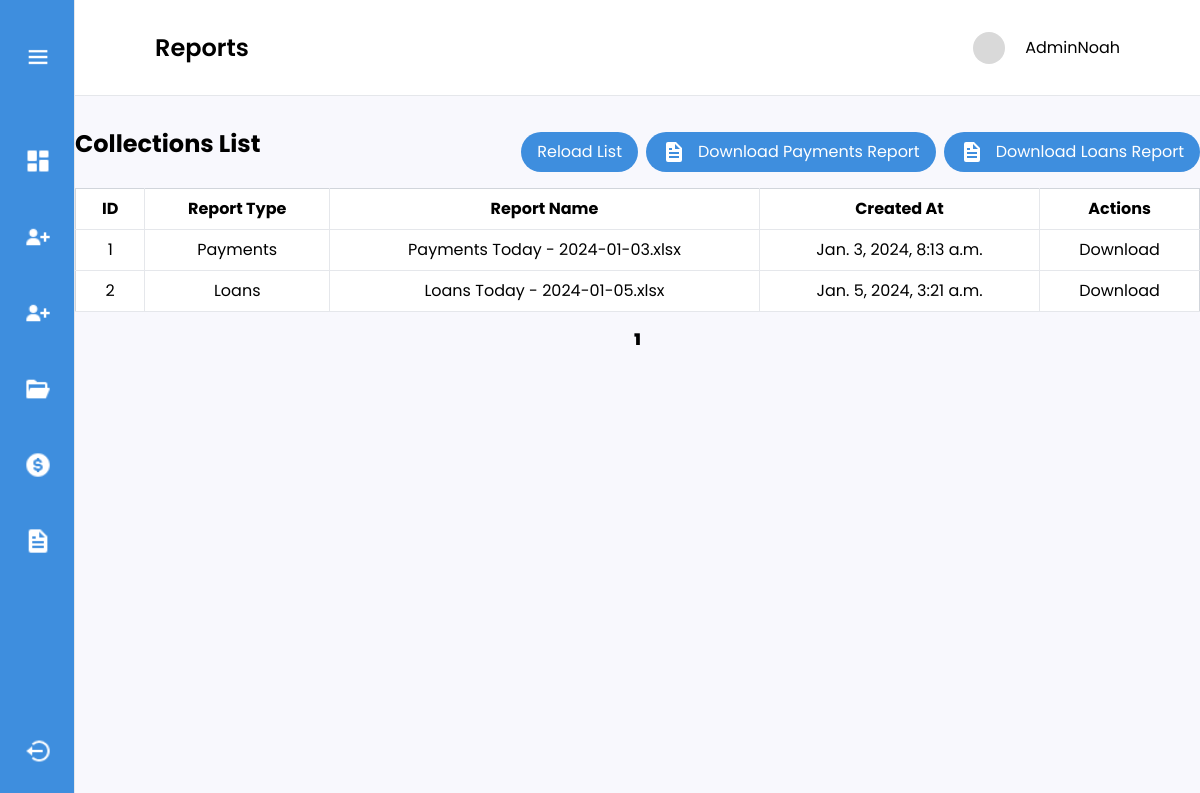
/adminUser/reports (signed in), run on the app's committed database.
### loanmanagement/models.py (models this page shows)
class Reports(models.Model):
    type = models.CharField(max_length=50)
    filename = models.CharField(max_length=250)
    filepath = models.CharField(max_length=250)
    created_at = models.DateTimeField(auto_now_add=True)

### loanmanagement/views.py (the view)
# urls.py: path("reports", views.reports, name="reports"),
def reports(request):
    reports = Reports.objects.all()
    paginated = Paginator(reports, 10)
    page_number = request.GET.get("page")
    page = paginated.get_page(page_number)
    user = request.user
    if not user.is_authenticated:
        return redirect("adminLogin")
    report = Reports.objects.all()
    return render(request, "reports.html", {"reports": page, "paginator": paginated})

### loanmanagement/templates/reports.html (shortened to what this page needs)
{% extends 'layout.html' %}
{% block content %}
<div>
    <div class="flex justify-between bg-white h-24 items-center px-6 md:px-20 py-auto border-b">
        <h2 class="text-xl md:text-2xl font-semibold">Reports</h2>
        <div class="flex gap-2 md:gap-5 justify-center items-center">
            {% load static %}
            <img src="{% static 'images/svg/skeleton.svg' %}" class="w-6 h-6 md:w-8 h-8">
            <p class="hidden md:block">{{ user.username }}</p>
        </div>
    </div>
    <div class="mx-3 md:mx-auto max-w-[1240px] mt-8">
        <div class="flex justify-between items-center mb-3">
            <h1 class="md:text-2xl text-xl font-bold mb-4">Collections List</h1>
            <div class="flex gap-2">
                <button type="button" id="reload" class="text-[12px] md:text-[16px] flex items-center justify-center gap-3 bg-[#3E8EDE] text-white py-1 md:py-2 px-4 rounded-[50px]">
                    Reload List
                </button>
            <div class="relative">
                <button type="button" id="downloadReportBtn" class="text-[12px] md:text-[16px] flex items-center justify-center gap-3 bg-[#3E8EDE] text-white py-1 md:py-2 px-4 rounded-[50px]">
                    <img/>
                    Download Payments Report
                </button>
            </div>
            <div class="relative">
                <button type="button" id="downloadLoanReportBtn" class="text-[12px] md:text-[16px] flex items-center justify-center gap-3 bg-[#3E8EDE] text-white py-1 md:py-2 px-4 rounded-[50px]">
                    <img/>
                    Download Loans Report
                </button>
            </div>
                </div>
        </div>
        <table class="min-w-full bg-white border border-gray-300">
            <thead>
                <tr>
                    <th class="py-2 px-4 border-b border-r">ID</th>
                    <th class="py-2 px-4 border-b border-r">Report Type</th>
                    <th class="py-2 px-4 border-b border-r">Report Name</th>
                    <th class="py-2 px-4 border-b border-r">Created At</th>
                    <th class="py-2  border-b">Actions</th>
                </tr>
            </thead>
            <tbody>
                {% for report in reports %}
                    <tr class="text-center">
                        <td class="py-2 px-4 border-b border-r">{{ report.id }}</td>
                        <td class="py-2 px-4 border-b border-r">{{ report.type }}</td>
                        <td class="py-2 px-4 border-b border-r">{{ report.filename }}</td>
                        <td class="py-2 px-4 border-b border-r">{{ report.created_at }}</td>
                         <td class="py-2 px-4 border-b">
                             <a href="/media/reports/payments/{{ report.filename }}" download>Download</a>
                        </td>
                    </tr>
                {% endfor %}
            </tbody>
        </table>
        <div class="flex justify-center mt-4">
            <ul class="pagination flex justify-center items-center gap-5">
                {% for num in reports.paginator.page_range %}
                {% if reports.number == num %}
                <li class="active font-black"><span>{{ num }} <span class="sr-only">(current)</span></span></li>
                {% else %}
                <li><a href="?page={{ num }}">{{ num }}</a></li>
                {% endif %}
                {% endfor %}
            </ul>
        </div>
    </div>
</div>
{% endblock %}

### loanmanagement/templates/layout.html (style rules this page uses)
body { font-family: 'Poppins', sans-serif; }

### data on the page
Reports: id "1", type "Payments", filename "Payments Today - 2024-01-03.xlsx", created_at "Jan. 3, 2024, 8:13 a.m."
Reports: id "2", type "Loans", filename "Loans Today - 2024-01-05.xlsx", created_at "Jan. 5, 2024, 3:21 a.m."

### other printed values
{{ user.username }} "AdminNoah"
{{ num }} "1"
